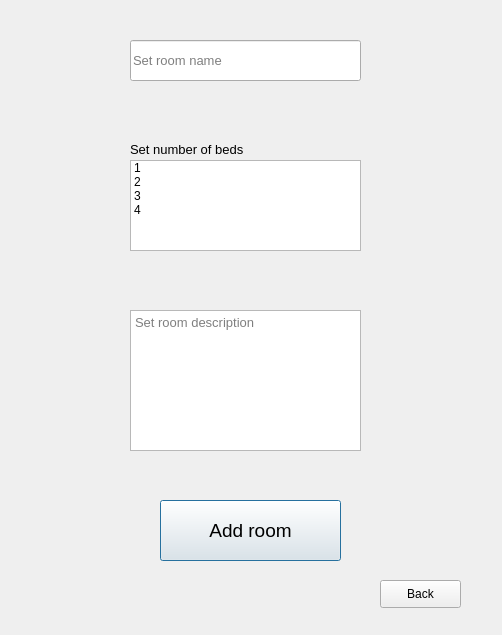
<?xml version="1.0" encoding="UTF-8"?>
<ui version="4.0">
 <class>addroom</class>
 <widget class="QDialog" name="addroom">
  <property name="geometry">
   <rect>
    <x>0</x>
    <y>0</y>
    <width>502</width>
    <height>635</height>
   </rect>
  </property>
  <property name="windowTitle">
   <string>Dialog</string>
  </property>
  <widget class="QPushButton" name="addRoom">
   <property name="geometry">
    <rect>
     <x>160</x>
     <y>500</y>
     <width>181</width>
     <height>61</height>
    </rect>
   </property>
   <property name="font">
    <font>
     <pointsize>14</pointsize>
    </font>
   </property>
   <property name="text">
    <string>Add room</string>
   </property>
  </widget>
  <widget class="QPushButton" name="back">
   <property name="geometry">
    <rect>
     <x>380</x>
     <y>580</y>
     <width>81</width>
     <height>28</height>
    </rect>
   </property>
   <property name="text">
    <string>Back</string>
   </property>
  </widget>
  <widget class="QLineEdit" name="roomName">
   <property name="geometry">
    <rect>
     <x>130</x>
     <y>40</y>
     <width>231</width>
     <height>41</height>
    </rect>
   </property>
   <property name="font">
    <font>
     <pointsize>10</pointsize>
    </font>
   </property>
   <property name="toolTip">
    <string/>
   </property>
   <property name="placeholderText">
    <string>Set room name</string>
   </property>
  </widget>
  <widget class="QTextEdit" name="roomDescription">
   <property name="geometry">
    <rect>
     <x>130</x>
     <y>310</y>
     <width>231</width>
     <height>141</height>
    </rect>
   </property>
   <property name="font">
    <font>
     <pointsize>10</pointsize>
    </font>
   </property>
   <property name="markdown">
    <string/>
   </property>
   <property name="placeholderText">
    <string>Set room description</string>
   </property>
  </widget>
  <widget class="QListWidget" name="listWidget">
   <property name="geometry">
    <rect>
     <x>130</x>
     <y>160</y>
     <width>231</width>
     <height>91</height>
    </rect>
   </property>
   <item>
    <property name="text">
     <string>1</string>
    </property>
   </item>
   <item>
    <property name="text">
     <string>2</string>
    </property>
   </item>
   <item>
    <property name="text">
     <string>3</string>
    </property>
   </item>
   <item>
    <property name="text">
     <string>4</string>
    </property>
   </item>
  </widget>
  <widget class="QLabel" name="label">
   <property name="geometry">
    <rect>
     <x>130</x>
     <y>140</y>
     <width>211</width>
     <height>19</height>
    </rect>
   </property>
   <property name="font">
    <font>
     <pointsize>10</pointsize>
    </font>
   </property>
   <property name="text">
    <string>Set number of beds </string>
   </property>
  </widget>
  <widget class="QLabel" name="errorOnRoomName">
   <property name="geometry">
    <rect>
     <x>130</x>
     <y>90</y>
     <width>231</width>
     <height>21</height>
    </rect>
   </property>
   <property name="font">
    <font>
     <pointsize>10</pointsize>
     <bold>true</bold>
    </font>
   </property>
   <property name="styleSheet">
    <string notr="true">QLabel{color: red;}</string>
   </property>
   <property name="text">
    <string/>
   </property>
  </widget>
  <widget class="QLabel" name="errorOnRoomDescription">
   <property name="geometry">
    <rect>
     <x>130</x>
     <y>460</y>
     <width>231</width>
     <height>21</height>
    </rect>
   </property>
   <property name="font">
    <font>
     <pointsize>10</pointsize>
     <bold>true</bold>
    </font>
   </property>
   <property name="styleSheet">
    <string notr="true">QLabel{color: red;}</string>
   </property>
   <property name="text">
    <string/>
   </property>
  </widget>
  <widget class="QLabel" name="errorOnRoomCapacity">
   <property name="geometry">
    <rect>
     <x>130</x>
     <y>260</y>
     <width>231</width>
     <height>21</height>
    </rect>
   </property>
   <property name="font">
    <font>
     <pointsize>10</pointsize>
     <bold>true</bold>
    </font>
   </property>
   <property name="styleSheet">
    <string notr="true">QLabel{color: red;}</string>
   </property>
   <property name="text">
    <string/>
   </property>
  </widget>
 </widget>
 <resources/>
 <connections/>
</ui>
